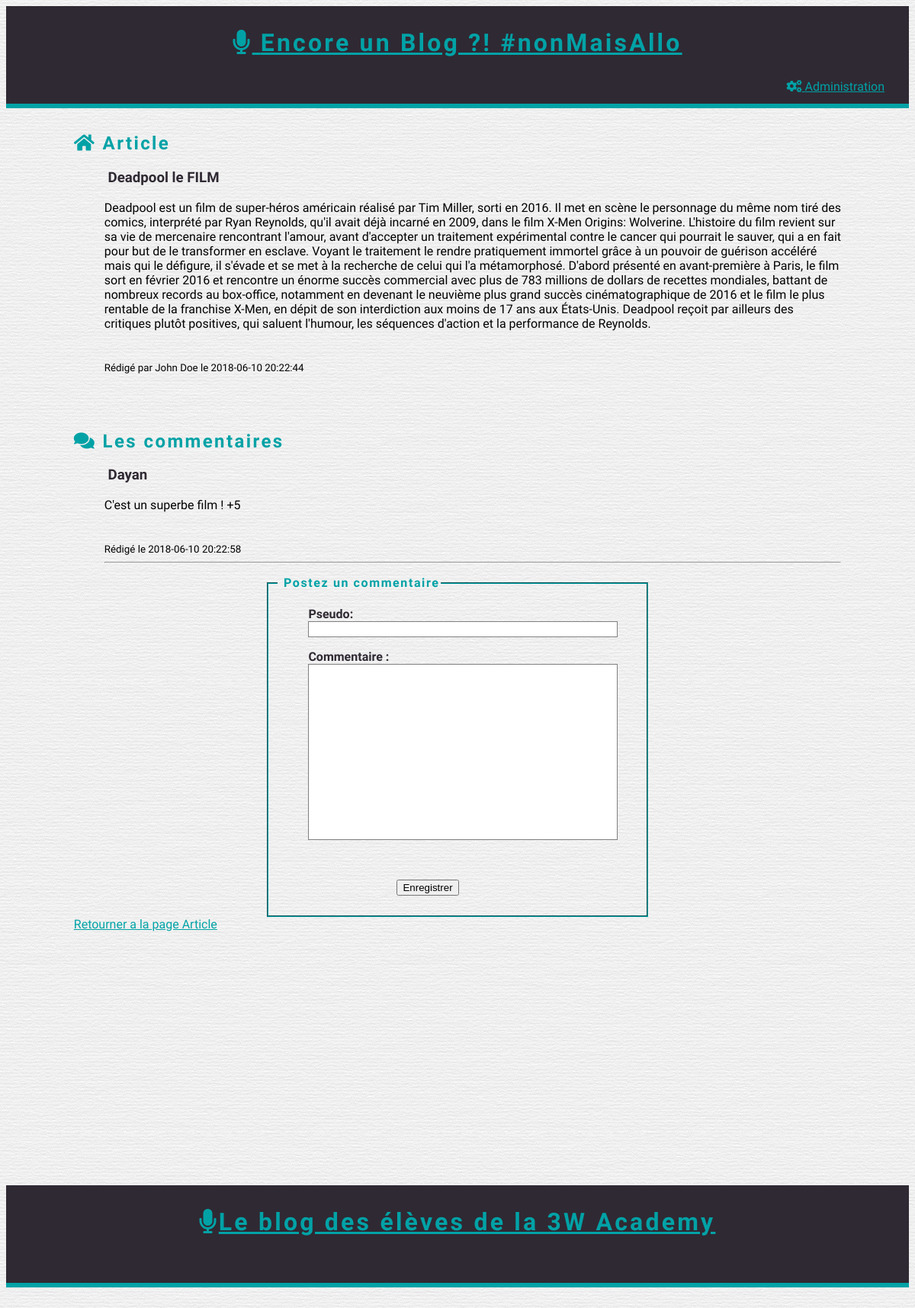
Page /public/oneArticle.php?id=70 on the committed database.
### tables this page shows
CREATE TABLE `article` (
  `id` int(11) NOT NULL,
  `author_id` int(11) NOT NULL,
  `created_at` datetime NOT NULL,
  `update_at` datetime NOT NULL,
  `title` varchar(255) NOT NULL,
  `content` text NOT NULL,
  `category_id` int(11) NOT NULL
);

CREATE TABLE `author` (
  `id` int(11) NOT NULL,
  `firstname` varchar(255) NOT NULL,
  `lastname` varchar(255) NOT NULL,
  `email` varchar(255) NOT NULL,
  `password` varchar(255) NOT NULL
);

CREATE TABLE `comment` (
  `id` int(11) NOT NULL,
  `created_at` datetime NOT NULL,
  `pseudo` varchar(255) NOT NULL,
  `content` text NOT NULL,
  `article_id` int(11) NOT NULL
);

### public/oneArticle.php (called while the page is built, shortened)
<?php
include '../services/blogServices.php';
include '../views/header.phtml';
$id = $_GET['id'];
$articleById = getArticleById($id);
$commentList = getCommentListByArticleID($id);
include '../views/oneArticle.phtml';
include '../views/footer.phtml';

### services/blogServices.php (called while the page is built, shortened)
<?php
function getConnection() {
	$bdd = new PDO('mysql:host=localhost;dbname=blog;charset=utf8', 'root', '', array(PDO::ATTR_ERRMODE => PDO::ERRMODE_EXCEPTION));
	$bdd->exec('SET NAMES UTF8');
	return $bdd;
}
function getCommentListByArticleID($id) {
	$bdd = getConnection();
	$statement = $bdd->prepare("
		SELECT created_at, pseudo, content, article_id
		FROM comment
		WHERE article_id LIKE '$id'
		ORDER BY created_at DESC
		");
	$statement->execute();
	$commentListByArticleById = $statement->fetchAll(PDO::FETCH_ASSOC);
	return $commentListByArticleById;
}
function getArticleById($id) {
	$bdd = getConnection();
	$statement = $bdd->prepare("
		SELECT article.id,title,content,created_at,author.id AS author_id,author.firstname AS author_firstname, author.lastname AS author_lastname
		FROM article
		JOIN author ON author.id = article.author_id
		WHERE article.id LIKE '$id'
		");
	$statement->execute();
	$articleById = $statement->fetchAll(PDO::FETCH_ASSOC);
	return $articleById;
}

### views/oneArticle.phtml (the view, shortened to what this page needs)
<h2><i class="fa fa-home"></i> Article</h2>
 <ul>
	<?php foreach ($articleById as $article) : ?>
		<li class="post">
        <h3>
                <?= $article['title'] ?>
        </h3>
        <article><?= $article['content'] ?></article>
        <br><br>
        <small>
            Rédigé par <?= $article['author_firstname'] . " " . $article['author_lastname'] ?> le <?= $article['created_at'] ?>
        </small>
    </li>
	<?php endforeach; ?>
</ul>
<br><br>
<h2><i class="fas fa-comments"></i> Les commentaires</h2>
 <ul>
    <?php foreach ($commentList as $comment) : ?>
        <li class="post">
        <h3>
                <?= $comment['pseudo'] ?>
        </h3>
        <article><?= $comment['content'] ?></article>
        <br><br>
        <small>
            Rédigé le <?= $comment['created_at'] ?>
        </small>
    </li>
    <hr>
    <?php endforeach; ?>
</ul>
<form class="generic-form" method="post">
    <fieldset>
        <legend><i class="fa fa-sticky-note-o"></i> Postez un commentaire</legend>
        <ul>
            <li>
                <label for="pseudo">Pseudo:</label>
                <input type="text" id="pseudo" name="pseudo">
            </li>
            <li>
                <label class="textarea" for="content">Commentaire :</label>
                <textarea id="contents" name="content" rows="15"></textarea>
            </li>
            <li>
                <button class="button button-primary" type="submit" name="submit">Enregistrer</button>
            </li>
        </ul>
    </fieldset>
</form>
<a class="return" href="../public/article.php">Retourner a la page Article</a>
<br><br><br><br><br><br><br><br><br><br><br><br><br><br><br><br>

### public/css/main.css (style rules this page uses)
a { color: #01A2A6; transition: all 0.25s; }
body { background: url('../img/index.png') repeat; font-family: 'Dosis', sans-serif; }
h1, h2 { color: #01A2A6; letter-spacing: 0.1em; }
.post { list-style-type: none; }
.post h3 { color: #2F2933; }

### public/css/form.css (style rules this page uses)
.generic-form { margin: 0 auto; width: 50%; }
.generic-form fieldset { border-color: #01A2A6; }
.generic-form fieldset legend { color: #01A2A6; font-weight: bold; letter-spacing: 0.1em; }
.generic-form input[type="password"], .generic-form input[type="text"], .generic-form select, .generic-form textarea { padding: 2px; border: 1px solid grey; transition: background-color 0.33s; }
.generic-form input[type="password"], .generic-form input[type="text"], .generic-form select, .generic-form textarea { width: 30em; }
.generic-form textarea { resize: none; }
.generic-form ul { list-style-type: none; }
.generic-form ul li { margin: 1em 0; }
.generic-form ul li:last-child { margin-left: 116px; margin-top: 3em; }
.generic-form ul li label { display: inline-block; color: #2F2933; font-weight: bold; }
.generic-form ul li label.textarea { vertical-align: top; }
.generic-form ul li label { width: 112px; }

### rows in the picture
article: title "Deadpool le FILM", content "Deadpool est un film de super-héros américain réalisé par Tim Miller, sorti en 2016. Il met en scène le personnage du même nom tiré des comics, interprété par Ryan Reynolds, qu'il avait déjà incarné en 2009, dans le film X-Men Origins: Wolverine. L'histoire du film revient sur sa vie de mercenaire rencontrant l'amour, avant d'accepter un traitement expérimental contre le cancer qui pourrait le sauver, qui a en fait pour but de le transformer en esclave. Voyant le traitement le rendre pratiquement immortel grâce à un pouvoir de guérison accéléré mais qui le défigure, il s'évade et se met à la recherche de celui qui l'a métamorphosé. D'abord présenté en avant-première à Paris, le film sort en…", author.firstname "John", author.lastname "Doe", created_at "2018-06-10 20:22:44"
comment: pseudo "Dayan", content "C'est un superbe film ! +5", created_at "2018-06-10 20:22:58"
